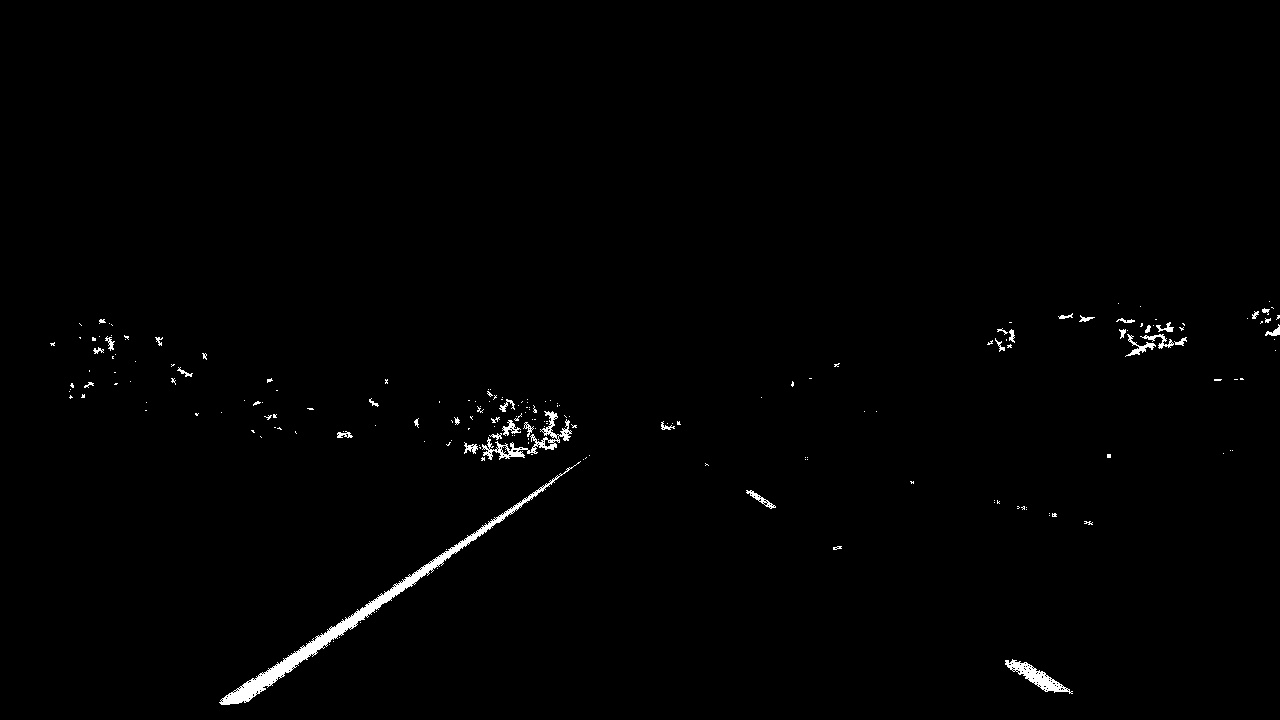
#> input picture test_images_with_threshold/straight_lines1.jpg, 1280 x 720 px; its folder holds 4 pictures in this run
$ python transform.py
#> lines starting #> are read from the running program, lines starting #| are printed output that depends on the picture
import os

import cv2
import glob
import numpy as np
import matplotlib

matplotlib.use('TkAgg')
import matplotlib.pyplot as plt


def image_bird_view(image, debug=False):
    height, width = image.shape[:2]
    vertices = np.float32(
        [
            [width * 0.4, height * 0.65],
            [width * 0.6, height * 0.65],
            [width * 0.9, height * 0.95],
            [width * 0.1, height * 0.95]
        ]
    )
    if debug:
        cv2.polylines(image, np.int32([vertices]), True, (0, 255, 255), 3)

        plt.imshow(image)
        plt.waitforbuttonpress()

    pts2 = np.float32([
        [width * 0.1, 0],
        [width * 0.9, 0],
        [width * 0.9, height],
        [width * 0.1, height]
    ])
    M = cv2.getPerspectiveTransform(vertices, pts2)
    dst = cv2.warpPerspective(image, M, (width, height), flags=cv2.INTER_LINEAR)
    return dst


def transform_images():
    for img_path in glob.glob('test_images_with_threshold/*.jpg'):
        img = cv2.imread(img_path)
#> img is the input picture: shape (720, 1280, 3); min 0, max 255, mean 2.2
        img_processed = image_bird_view(img)
#> in image_bird_view, `dst = cv2.warpPerspective(image, M, (width, height), flags=cv2.INTER_L..`:
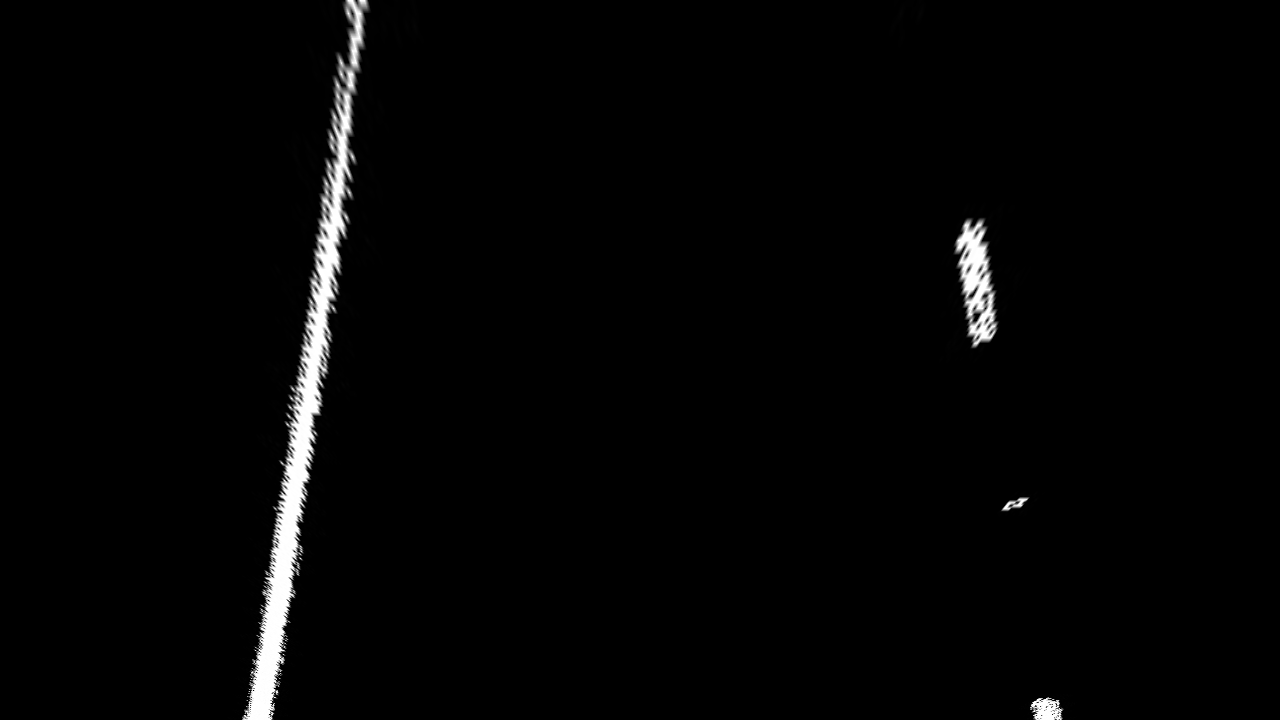
#> dst: shape (720, 1280, 3); min 0, max 255, mean 4.7
        cv2.imwrite(
            img_path.replace(
                os.path.split(img_path)[0], 'test_images_bird_view'
            ),
            img_processed
        )
#> pass 2 of the loop in transform_images, `for img_path in glob.glob('test_images_with_threshold/*.jpg'):`:
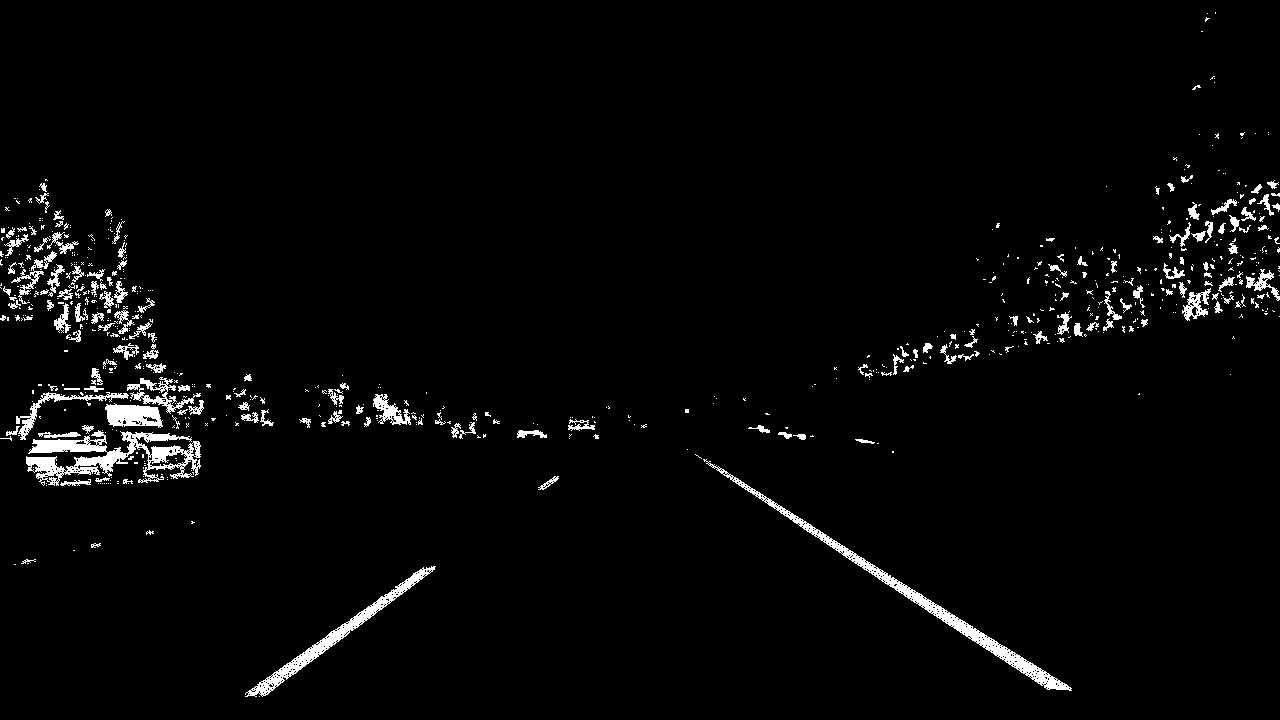
#> input picture test_images_with_threshold/straight_lines2.jpg, 1280 x 720 px
#> in transform_images, img is the input picture: shape (720, 1280, 3); min 0, max 255, mean 7.1
#> in image_bird_view (call 2), `dst = cv2.warpPerspective(image, M, (width, height), flags=cv2.INTER_L..`:
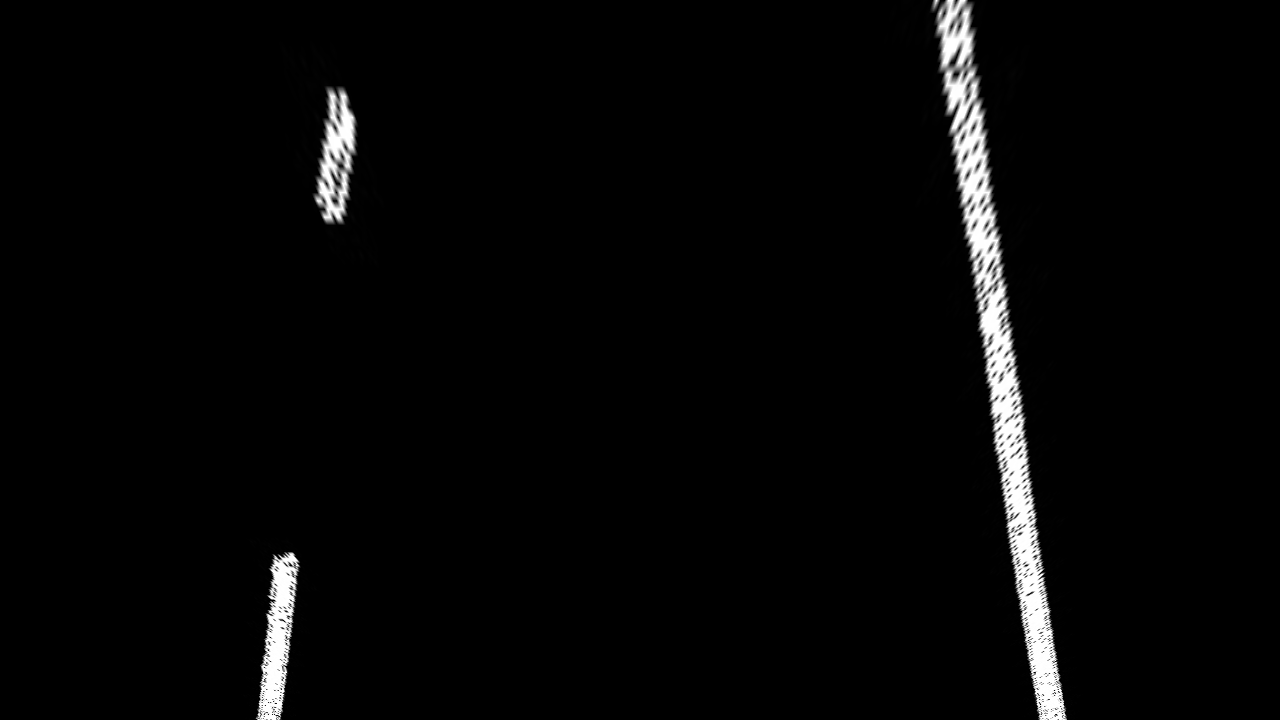
#> dst: shape (720, 1280, 3); min 0, max 255, mean 6.7
#> pass 3 of the loop in transform_images, `for img_path in glob.glob('test_images_with_threshold/*.jpg'):`:
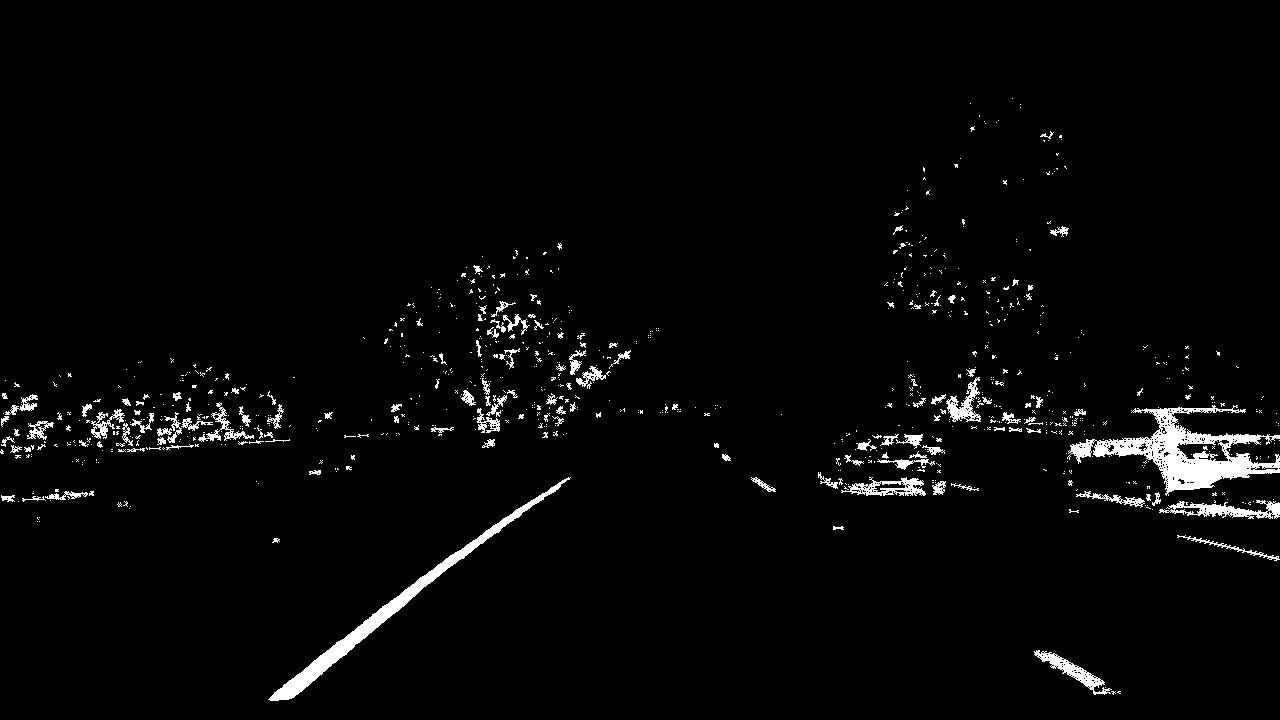
#> input picture test_images_with_threshold/test1.jpg, 1280 x 720 px
#> in transform_images, img is the input picture: shape (720, 1280, 3); min 0, max 255, mean 6.9
#> in image_bird_view (call 3), `dst = cv2.warpPerspective(image, M, (width, height), flags=cv2.INTER_L..`:
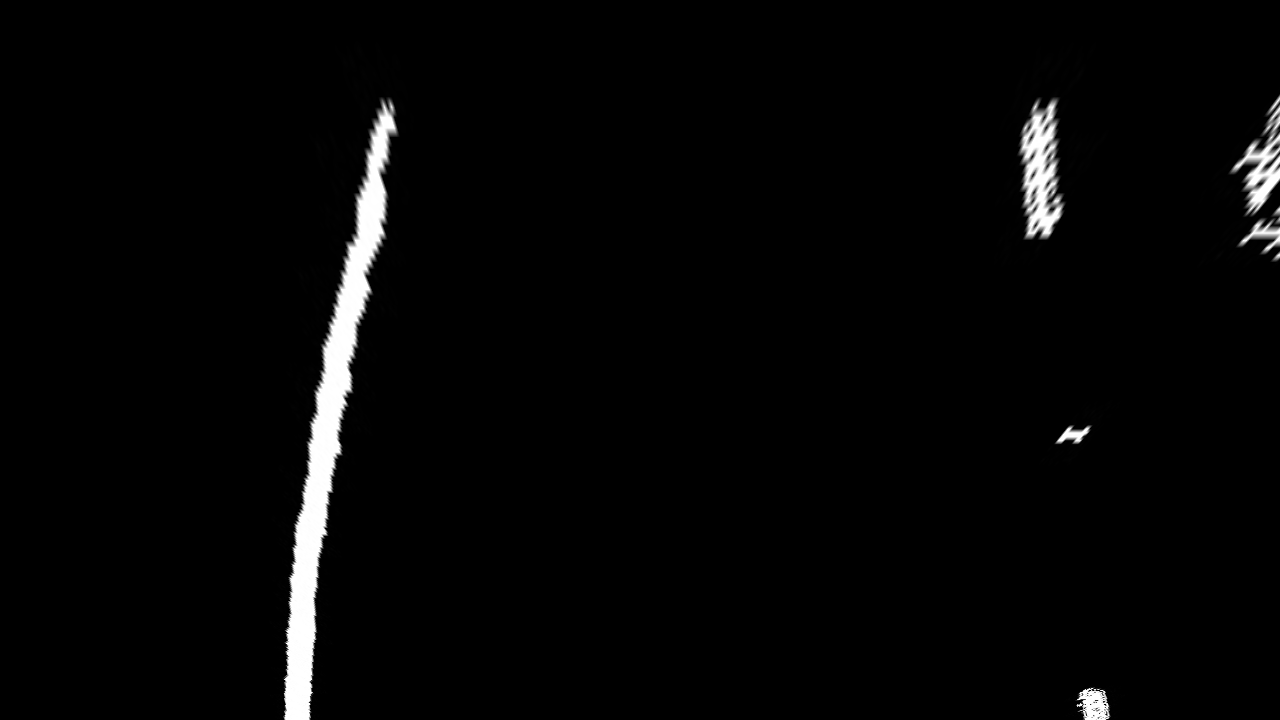
#> dst: shape (720, 1280, 3); min 0, max 255, mean 6.1
#> the loop made 4 passes; the first 3 are shown


if __name__ == '__main__':
    transform_images()
